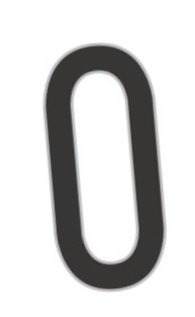
#> input picture TraNum/0/1057.png, 195 x 317 px; its folder holds only this picture in this run
$ jupyter execute --allow-errors 'Create Amplification Data.ipynb'
#> lines starting #> are read from the running program, lines starting #| are printed output that depends on the picture
[cell 1]
import cv2
import pytesseract
from matplotlib import pyplot as plt
import numpy as np
import os

## 找尋資料夾

[cell 2]
# 找到路徑下的所有圖片
#Path =  './TraNum/'
#allFile = os.listdir(Path)
#print(allFile)

[cell 3]
# 指定要列出所有檔案的目錄
mypath = "TraNum/0"
allfile = []

# 遞迴列出所有檔案的絕對路徑
for root, dirs, files in os.walk(mypath):
    for f in files:
        fullpath = os.path.join(root, f)
        allfile.append(fullpath)
print(len(allfile))

[cell 4]
img = cv2.imread(allfile[0])
#> img is the input picture: shape (317, 195, 3); mean B, G, R 208.5, 208.9, 209.1
plt.imshow(img)
plt.show()

[cell 5]
def rotaft(img, zoom, angle, shiftx, shifty):
#> called with zoom = 0.95, angle = -5, shiftx = 3, shifty = -5
    (rows, cols) = img.shape[:2]
#> rows = 317; cols = 195

    M = cv2.getRotationMatrix2D((cols / 2, rows / 2), angle, zoom)    # ((Rotate middle point), Rotate Angle, Zoom縮放)
    rotate = cv2.warpAffine(img, M, (cols, rows),borderValue=(255,255,255))
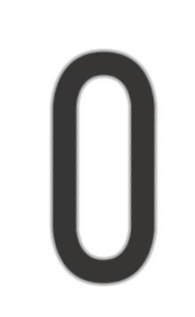
#> rotate: shape (317, 195, 3); mean B, G, R 213.1, 213.4, 213.6

    M = np.float32([[1, 0, shiftx], [0, 1, shifty]])     # ([[1, 0, shift_x], [0, 1, shift_y]])
    shift = cv2.warpAffine(rotate, M, (cols, rows),borderValue=(255,255,255))
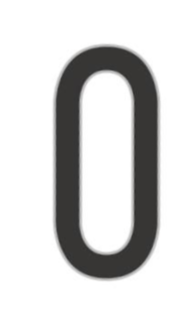
#> shift: shape (317, 195, 3); mean B, G, R 213.1, 213.4, 213.6

    return shift

$ run again, on TraNum/0/1111.png
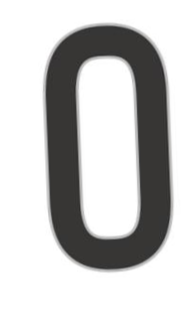
#> input picture TraNum/0/1111.png, 195 x 317 px
#> img is the input picture: shape (317, 195, 3); mean B, G, R 198.6, 199.1, 199.3
#> in rotaft, `rotate = cv2.warpAffine(img, M, (cols, rows),borderValue=(255,255,255))`:
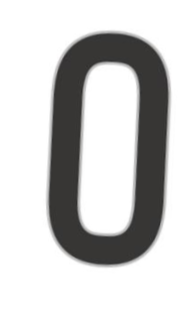
#> rotate: shape (317, 195, 3); mean B, G, R 204.1, 204.5, 204.8
#> in rotaft, `shift = cv2.warpAffine(rotate, M, (cols, rows),borderValue=(255,255,25..`:
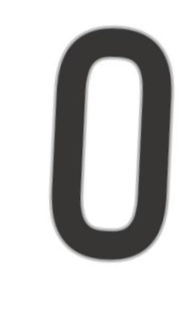
#> shift: shape (317, 195, 3); mean B, G, R 204.1, 204.5, 204.8
